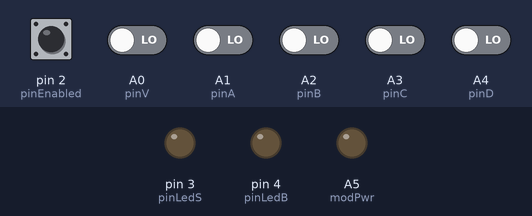
The sketch below on a simulated Arduino Uno, built with avr-gcc and run on an emulated ATmega328P. On the bench: output pins drawn as LEDs (lit = HIGH). The test bench sets the inputs (shaded band); at power-on: pin 2 (pinEnabled) HIGH, A0 (pinV), A1 (pinA), A2 (pinB), A3 (pinC), A4 (pinD) LOW.

Above: at 1.2 s.
1.3 s: A0 (pinV) driven HIGH
At 2.7 s:
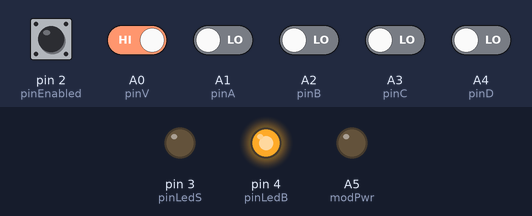
4.4 s: A0 (pinV) driven LOW
At 5.3 s:
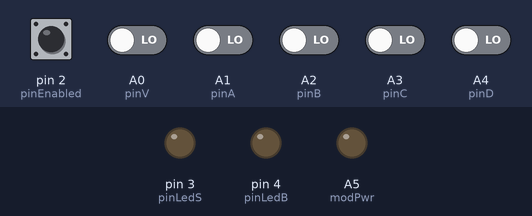
Timing chart, 0 to 7.4 s (numbered marks = the images above; inputs shaded):
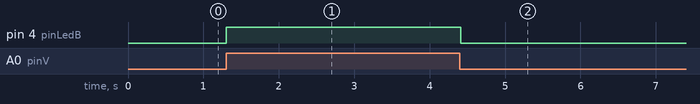

The sketch:

FTC-remote.ino
```cpp
// https://github.com/VirginiaFIRST/FTC-Match-Timer/
// Schematics:
// https://drive.google.com/open?id=0B1AYv-vKUP25Z2Q4NWY2N3NXRms

int pinA = A1;
int pinB = A2;
int pinC = A3;
int pinD = A4;
int pinV = A0;

int modPwr = A5;

int pinEnabled = 2;
int pinLedS = 3;
int pinLedB = 4;

bool lastA = false;
bool lastB = false;
bool lastC = false;
bool lastD = false;

int appStatus = 0;

bool ledBlink = false;
int ledTime = 0;

void setup()
{
  pinMode(pinA, INPUT);
  pinMode(pinB, INPUT);
  pinMode(pinC, INPUT);
  pinMode(pinD, INPUT);
  pinMode(pinV, INPUT);
  pinMode(modPwr, OUTPUT);

  pinMode(pinEnabled, INPUT_PULLUP);
  pinMode(pinLedS, OUTPUT);
  pinMode(pinLedB, OUTPUT);

  Serial.setTimeout(1000);
  Serial.begin(9600);
}

void loop()
{
  // If the serial port is connected to something
  if(Serial)
  {
    // Read Serial Commands
    readSerial();
    // Get whether we're enabled or not
    bool physicalEnable = !digitalRead(pinEnabled);
    bool vEnabled = physicalEnable && (appStatus != 0);
    // Blink the LED
    ledBlink = !ledBlink;
    digitalWrite(pinLedS, vEnabled && ledBlink);
    // Send power to the RF Module if we're enabled.
    digitalWrite(modPwr, vEnabled);
    // Get pin status
    bool vA = digitalRead(pinA);
    bool vB = digitalRead(pinB);
    bool vC = digitalRead(pinC);
    bool vD = digitalRead(pinD);
    bool vV = digitalRead(pinV);
    // Light the Button Status LED if the V pin is true
    digitalWrite(pinLedB, vV);
    // Build our serial output string
    String s = String(appStatus);
    if(appStatus == 0) s += "00";
    if(appStatus == 1) s += String(vA) + String(vB);
    if(appStatus == 2) s += String(vC) + String(vD);
    s += String(vV);
    // Send pin status to applicaton
    if (physicalEnable) Serial.println(s);
    delay(100);
  }
  else
  {
    // Remove the application's enablement so the app has to tell us we're good to go again
    appStatus = 0;
    waitForSerial();
  }
}

void waitForSerial()
{
  if(ledTime == 7) ledTime = 0;
    ledTime++;
    bool b = false;
    switch(ledTime)
    {
      case 1: b = true; break;
      case 3: b = true; break;
    }
    digitalWrite(pinLedS, b);
    delay(300);
}

void readSerial()
{
  while (Serial.available())
  {
    char inChar = (char)Serial.read();
    switch(inChar)
    {
      case '1':
        appStatus = 1;
        break;
        case '2':
        appStatus = 2;
        break;
      case '0':
        appStatus = 0;
        break;
      case '9':
        if(appStatus != 0)
        {
          digitalWrite(modPwr, false);
          delay(200);
          digitalWrite(modPwr, true);
        }
        break;
    }
  }
}
```

Measured:
- after the input at 1.3 s, pin 4 (pinLedB): LOW → HIGH at once
- after the input at 4.4 s, pin 4 (pinLedB): HIGH → LOW at once
